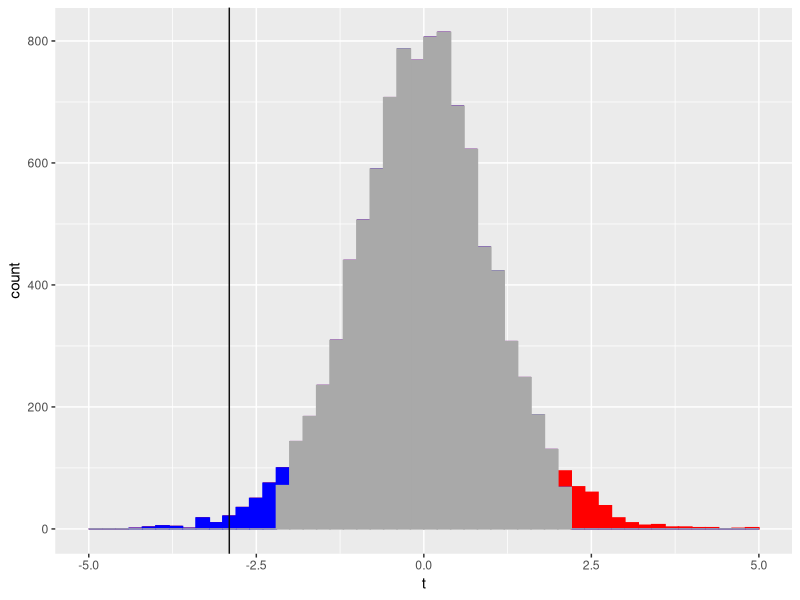
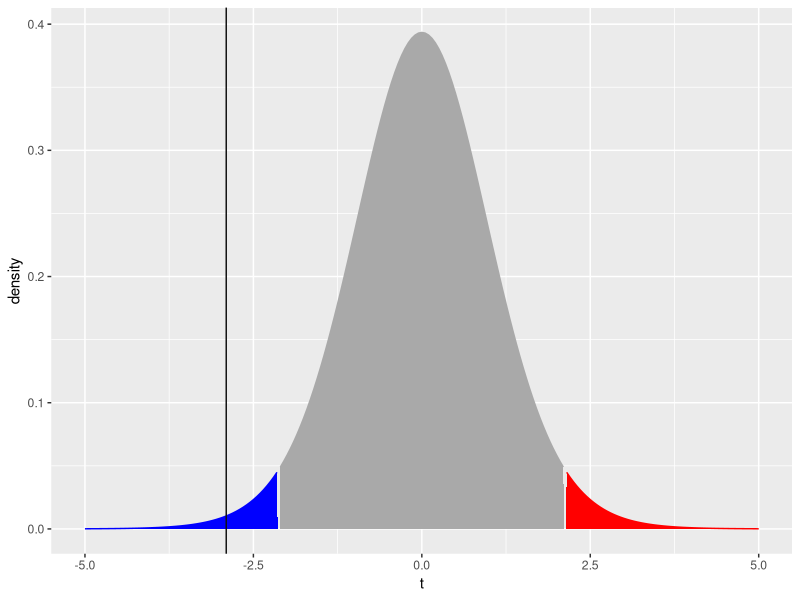

R code for these plots, in order:
## ---- chunk 1
#| label: loadpkgs
#| message: false
#| cache: false
library("ggplot2")
library("dplyr")
figsiz = c(6, 3)
## ---- chunk 2
#| label: sim
#| cache: true
#| fig.dim: !expr figsiz
#| layout-ncol: 2
plgr = dplyr::filter(PlantGrowth, group %in% c("ctrl", "trt1"))

alpha  = 0.05
xrange = 5 * c(-1, 1)
deckel = function(x) ifelse(x < xrange[1], xrange[1], ifelse(x > xrange[2], xrange[2], x))

t0 = t.test(weight ~ sample(group), var.equal = TRUE, data = plgr)$statistic

sim_null = tibble(
  t = replicate(10000, t.test(weight ~ sample(group), var.equal = TRUE, data = plgr)$statistic |> deckel())
)
sim_thresh = quantile(sim_null$t, c(alpha/2, 1-alpha/2))
sim_null = mutate(sim_null, 
  reject = ifelse(t <= sim_thresh[1], "low", ifelse(t > sim_thresh[2], "high", "none"))
) 

theo_thresh = qt(c(alpha/2, 1-alpha/2), df =  nrow(plgr) - 2)
theo_null = tibble(
  t = seq(-5, 5, by = 0.05),
  density = dt (x = t, df = nrow(plgr)  - 2),
  reject = ifelse(t <= theo_thresh[1], "low", ifelse(t > theo_thresh[2], "high", "none"))
)

p1 = ggplot(sim_null, aes(x = t, col = reject, fill = reject)) +
       geom_bar(stat = "bin", breaks = seq(-5, 5, by = 0.2)) 
p2 = ggplot(theo_null, aes(x = t, y = density, col = reject, fill = reject)) +
       geom_area() 

for (p in list(p1, p2))
  print(p + 
        geom_vline(xintercept = t0, col = "#101010") +
        scale_colour_manual(values = c(low = "blue", high = "red", none = "darkgrey")) +
        scale_fill_manual(values = c(low = "blue", high = "red", none = "darkgrey")) + 
        xlim(xrange) + theme(legend.position = "none"))
